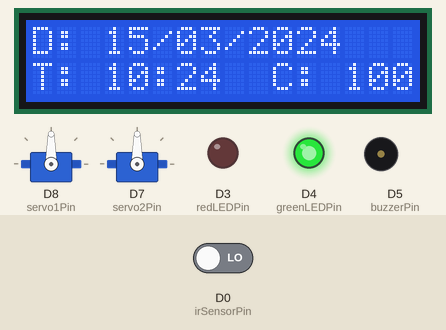
Simulated run of this sketch. Board: ESP8266 (NodeMCU). Shown: 16×2 character LCD, 2 × servo, output pins drawn as LEDs (lit = HIGH), buzzer (waves = sounding, pin HIGH). Inputs (shaded band) come from the test bench; at power-on: D0 (irSensorPin) LOW. WiFi joins after 1.5 s; servers stay silent unless stated; network time is answered at once with the bench clock; the local clock reads 2024-03-15 10:24:30 at power-on unless the sketch sets it; what the sketch prints to the serial monitor is not drawn.

Above: at 2.7 s.
2.8 s: D0 (irSensorPin) driven HIGH
At 5.4 s:
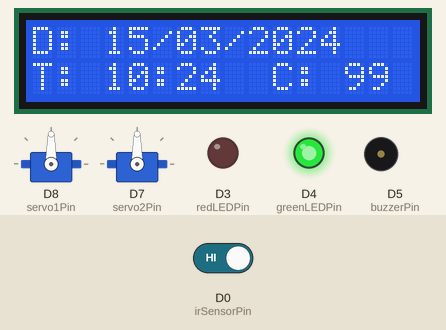
At 30.4 s:
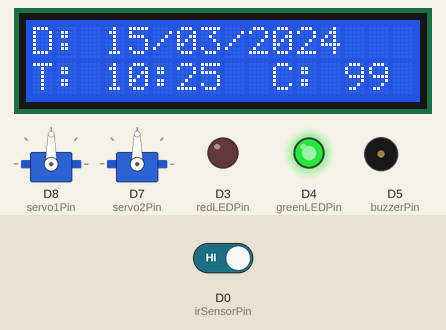
Timing chart, 0 to 31.5 s (numbered marks = the images above; inputs shaded):
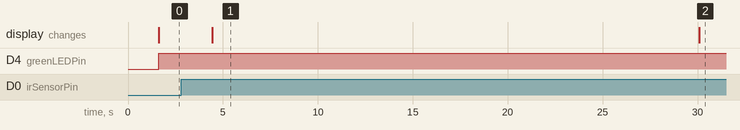

The sketch:

Project_Code.ino
```cpp
#include <ESP8266WiFi.h>
#include <WiFiUdp.h>
#include <NTPClient.h>
#include <Wire.h>
#include <LiquidCrystal_I2C.h>  // I2C LCD library
#include <ESP_Mail_Client.h>     // Email client library
#include <Servo.h>               // Include Servo library
#include <time.h>                // Include time library

// WiFi credentials
const char* ssid = "temp";                // Change as needed
const char* password = "temp12345";       // Change as needed

// Email credentials
#define SENDER_EMAIL "lkpraba2004@gmail.com"       // CHANGE IT
#define SENDER_PASSWORD "xmtm xcls vqyv cnak"  // CHANGE IT to your Google App password
#define RECIPIENT_EMAIL "2216102@saec.ac.in"    // CHANGE IT

#define SMTP_HOST "smtp.gmail.com"
#define SMTP_PORT 587

// Initialize I2C LCD with address 0x27 and 16x2 display size
LiquidCrystal_I2C lcd(0x27, 16, 2);

WiFiUDP ntpUDP;
NTPClient timeClient(ntpUDP, "pool.ntp.org", 0, 60000);  // Adjust timezone here (in seconds)

// IR sensor pin
const int irSensorPin = D0;  // Digital pin connected to IR sensor
const int redLEDPin = D3;    // Red LED pin for alerts
const int greenLEDPin = D4;  // Green LED pin for normal operation
const int buzzerPin = D5;    // Buzzer pin for alerts

// Servo pins
const int servo1Pin = D8;    // Pin for servo 1
const int servo2Pin = D7;    // Pin for servo 2

Servo servo1; // Create servo object for servo 1
Servo servo2; // Create servo object for servo 2

int initialCount = 100;  // Set the initial count for items (e.g., tablets)
int count = initialCount;  // Object detection count
bool objectDetected = false;

// Email sending session
SMTPSession smtp;

// Alarm times (HH:MM format in 24-hour)
int alertTimes[3][2] = {
  {12,10},   // Alarm time 1 morning
  {13,30},   // Alarm time 2 afternoon
  {9,30}    // Alarm time 3 night
};

void setup() {
  Serial.begin(115200);

  // Initialize the I2C LCD display
  lcd.init();
  lcd.backlight();
  lcd.clear();

  // Set up LEDs and buzzer pins
  pinMode(redLEDPin, OUTPUT);
  pinMode(greenLEDPin, OUTPUT);
  pinMode(buzzerPin, OUTPUT);

  // Connect to Wi-Fi
  WiFi.begin(ssid, password);
  Serial.print("Connecting");

  while (WiFi.status() != WL_CONNECTED) {
    delay(500);
    Serial.print(".");
  }
  Serial.println(" connected");

  // Initialize time client
  timeClient.setTimeOffset(5 * 3600 + 30 * 60); // Adjust for your timezone
  timeClient.begin();

  // Set IR sensor pin as input
  pinMode(irSensorPin, INPUT);

  // Initialize servo motors
  servo1.attach(servo1Pin);
  servo2.attach(servo2Pin);
}

void loop() {
  timeClient.update();  // Update the NTP client

  // Extract current time
  int currentHour = timeClient.getHours();
  int currentMinute = timeClient.getMinutes();
  String formattedTime = String(currentHour) + ":" + (currentMinute < 10 ? "0" : "") + String(currentMinute);

  // Extract current date
  time_t rawtime = timeClient.getEpochTime(); // Get the current epoch time
  struct tm * dt = localtime(&rawtime); // Convert epoch time to tm structure

  // Get date components
  int currentDay = dt->tm_mday;
  int currentMonth = dt->tm_mon + 1; // tm_mon is 0-11, so we add 1
  int currentYear = dt->tm_year + 1900; // tm_year is years since 1900

  String formattedDate = String(currentDay) + "/" + (currentMonth < 10 ? "0" : "") + String(currentMonth) + "/" + String(currentYear);

  // Display date and time on LCD
  lcd.setCursor(0, 0);  // Set cursor to the first row
  lcd.print("D: " + formattedDate);
  lcd.setCursor(0, 1);  // Set cursor to the second row
  lcd.print("T: " + formattedTime);

  // Check for alarm times
  bool alarmActive = false; // Flag to check if any alarm is active
  for (int i = 0; i < 3; i++) {
    if (currentHour == alertTimes[i][0] && currentMinute == alertTimes[i][1]) {
      alarmActive = true; // Set the alarm active flag
      break;
    }
  }

  // Handle alarm and IR sensor state
  if (alarmActive) {
    // Activate buzzer and red LED during alarm time
    activateBuzzerAndLED();

    // Open and close the servos during alarm time
    activateServos();

    // Check for object detection during alarm time
    if (digitalRead(irSensorPin) == HIGH) {
      // Object detected during alarm time, turn off buzzer and turn on green LED
      deactivateBuzzerAndLED();
    }
  } else {
    // Not an alarm time, turn off buzzer and LEDs
    deactivateBuzzerAndLED();
  }

  // Check the IR sensor for detecting object entry and exit
  if (digitalRead(irSensorPin) == HIGH && !objectDetected && count > 0) {
    // Object detected by the IR sensor
    count--;  // Decrement count
    objectDetected = true;
    Serial.println("Object detected!");

    // Send email notification
    String subject = "Email Notification from ESP8266";
    String textMsg = "This is an email sent from ESP8266.\n";
    textMsg += "Pill has been taken.";

    gmail_send(subject, textMsg);
    delay(500);  // Debounce delay
  } else if (digitalRead(irSensorPin) == LOW) {
    // Reset object detected status when no object is present
    objectDetected = false;
  }

  // Update the I2C LCD display with count
  lcd.setCursor(10, 1);
  lcd.print("C: ");
  lcd.print(count);
  lcd.print("   ");  // Clear leftover characters

  delay(100);  // Reduce delay to make the loop more responsive
}

void activateBuzzerAndLED() {
  digitalWrite(buzzerPin, HIGH);   // Turn on buzzer
  digitalWrite(redLEDPin, HIGH);    // Turn on red LED
  digitalWrite(greenLEDPin, LOW);   // Turn off green LED
}

void deactivateBuzzerAndLED() {
  digitalWrite(buzzerPin, LOW);    // Turn off buzzer
  digitalWrite(redLEDPin, LOW);     // Turn off red LED
  digitalWrite(greenLEDPin, HIGH);  // Turn on green LED
}

void activateServos() {
  servo1.write(0); // Move servo 1 to 0 degrees (open)
  servo2.write(180); // Move servo 2 to 180 degrees (open)
  delay(20000); // Wait for 5 seconds to let the servos move

  // Return servos to 180 degrees (close)
  servo1.write(180); // Move servo 1 back to 180 degrees (close)
  servo2.write(0); // Move servo 2 back to 0 degrees (close)
    delay(5000); // Wait for 5 seconds to let the servos move
}

void gmail_send(String subject, String textMsg) {
  // Set the network reconnection option
  MailClient.networkReconnect(true);

  smtp.debug(1);
  smtp.callback(smtpCallback);
  Session_Config config;

  // Set the session config
  config.server.host_name = SMTP_HOST;
  config.server.port = SMTP_PORT;
  config.login.email = SENDER_EMAIL;
  config.login.password = SENDER_PASSWORD;
  config.login.user_domain = F("127.0.0.1");
  config.time.ntp_server = F("pool.ntp.org,time.nist.gov");
  config.time.gmt_offset = 3;
  config.time.day_light_offset = 0;

  // Declare the message class
  SMTP_Message message;

  // Set the message headers
  message.sender.name = F("ESP8266");
  message.sender.email = SENDER_EMAIL;
  message.subject = subject;
  message.addRecipient(F("Recipient"), RECIPIENT_EMAIL);
  message.text.content = textMsg;
  message.text.transfer_encoding = "base64";
  message.text.charSet = F("utf-8");
  message.priority = esp_mail_smtp_priority::esp_mail_smtp_priority_low;

  // Connect to the server
  if (!smtp.connect(&config)) {
    Serial.printf("Connection error, Status Code: %d, Error Code: %d, Reason: %s\n", smtp.statusCode(), smtp.errorCode(), smtp.errorReason().c_str());
    return;
  }

  // Send the email
  if (!MailClient.sendMail(&smtp, &message)) {
    Serial.printf("Error sending Email, Status Code: %d\n", smtp.statusCode());
  }

  smtp.closeSession();
}

void smtpCallback(SMTP_Status status) {
  // Print the status information
  Serial.println(status.info());

  if (status.success()) {
    Serial.println("Message sent successfully!");      } else {
    Serial.println("Error sending the message");
  }
}
```

Measured:
- after the input at 2.8 s, the display: changes after 1.6 s (image 1)
- what the display in image 1 shows lasts 25.7 s, from 4.4 s to 30.1 s
